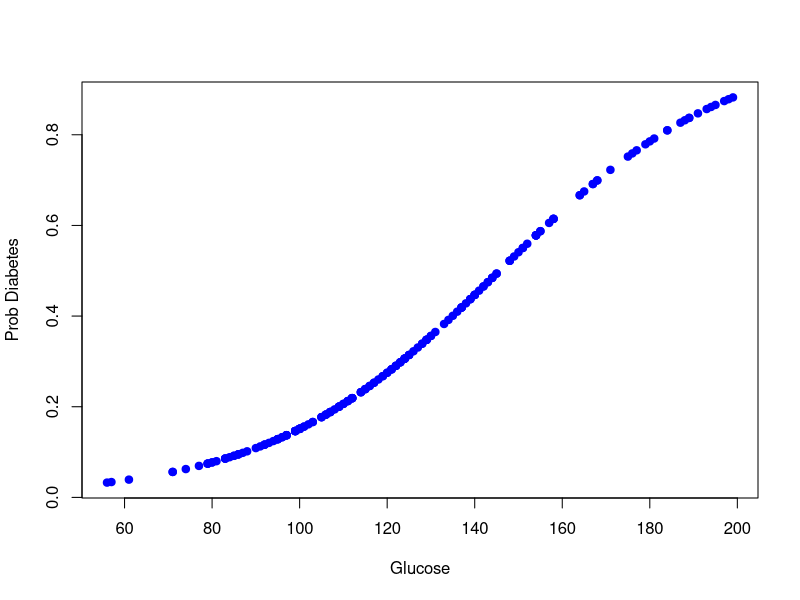
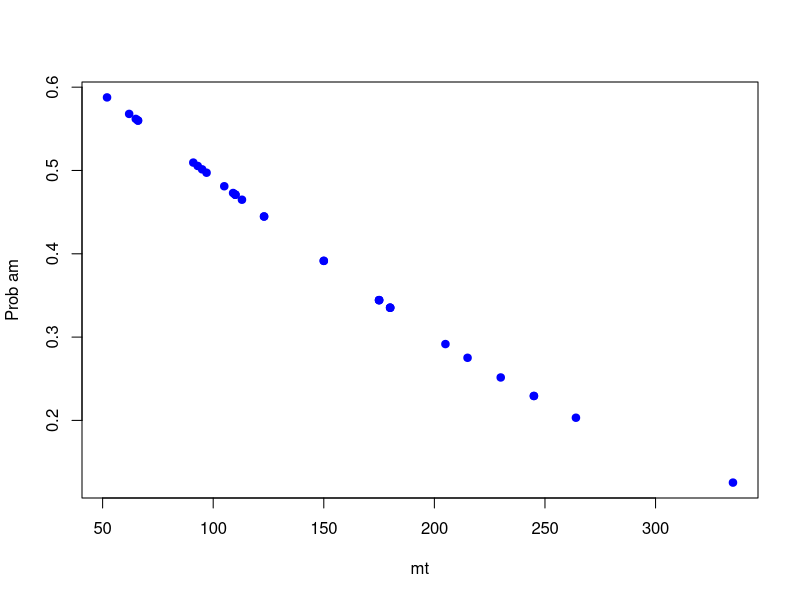
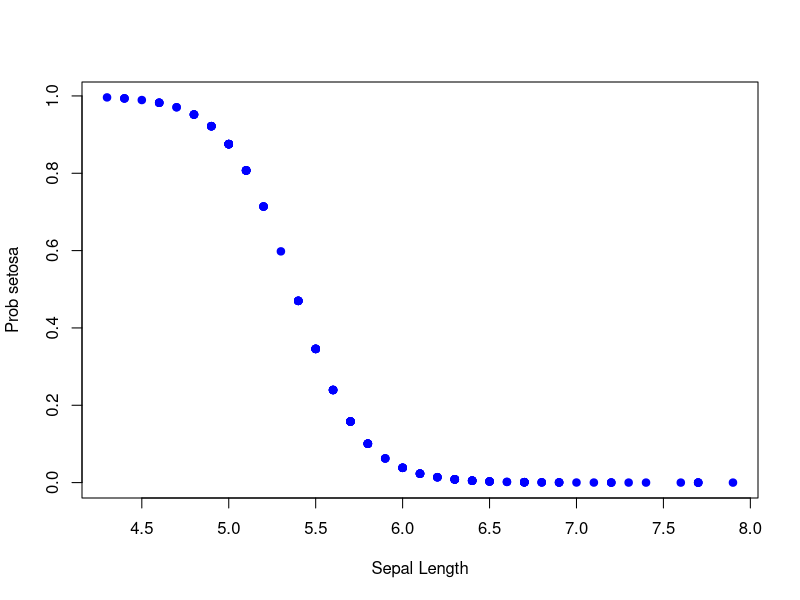
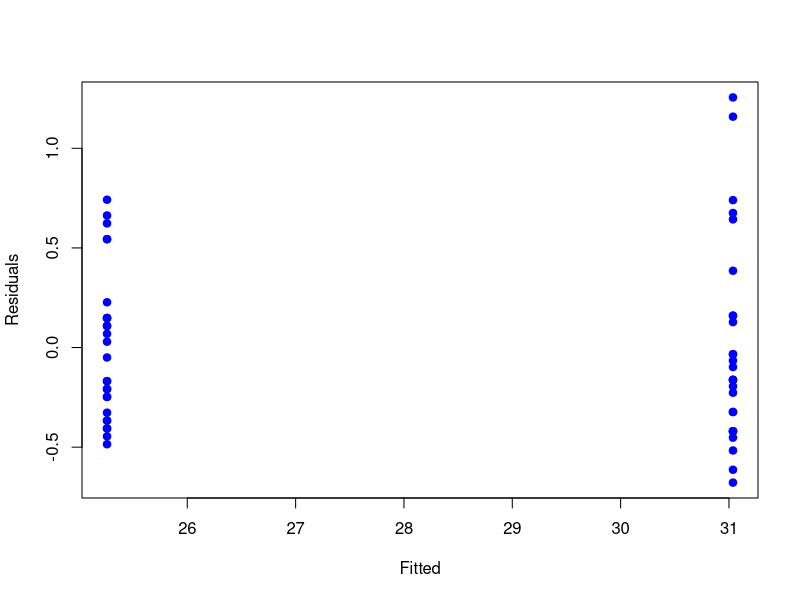
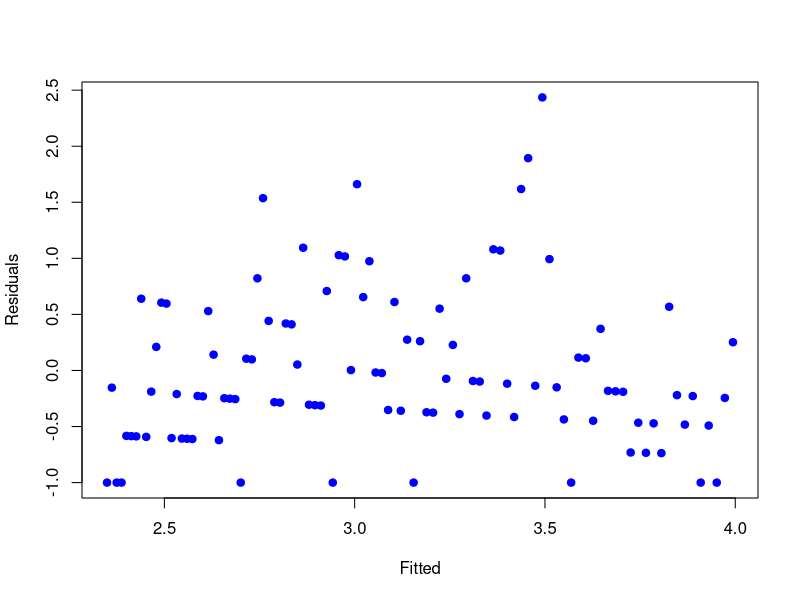
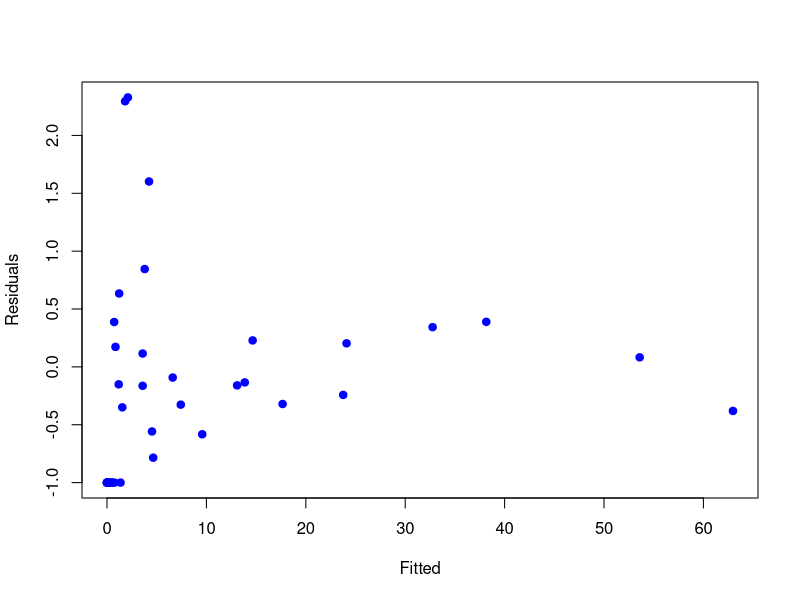
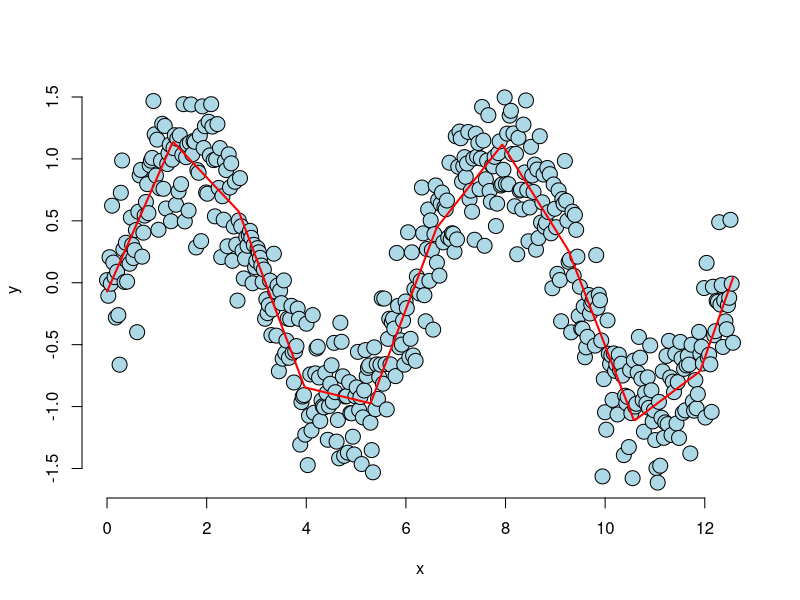
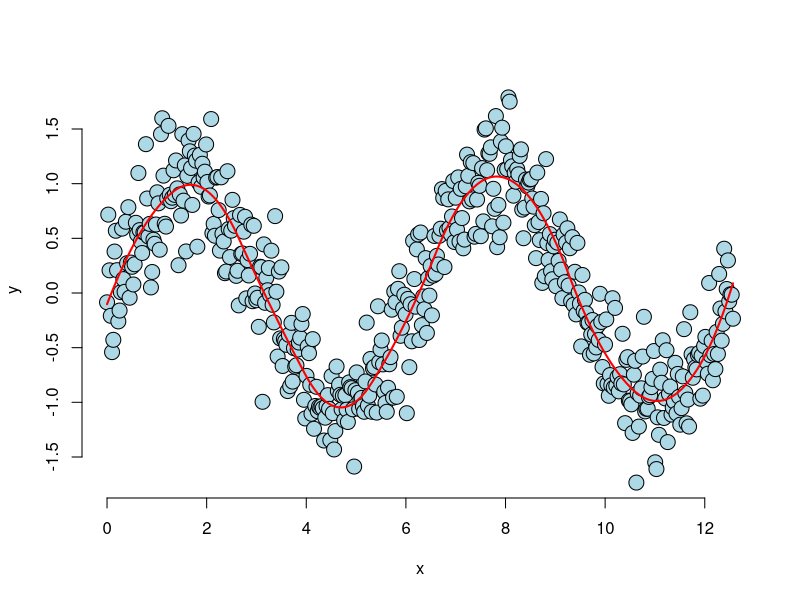

Generate these figures, in order, with R:
## ---- chunk 1
#install.packages("manipulate")
# library(manipulate)
# x <- seq(-10, 10, length = 1000)
# manipulate(
#     plot(x,exp(beta0 + beta1 * x) / (1 + exp(beta0 + beta1 * x)),
#          type = "l", lwd = 3, frame = FALSE),
#     beta1 = slider(-2,2,step = .1, initial = 2),
#     beta0 = slider(-2,2, step = .1, initial = 0)
#     )
## ---- chunk 2
library(MASS)
data("Pima.tr")

logmodel <- glm(type ~ glu, data = Pima.tr, family = binomial)
summary(logmodel)


plot(Pima.tr$glu, logmodel$fitted.values, pch = 19, col = "blue", xlab = "Glucose", ylab = "Prob Diabetes")


confint(logmodel)
exp(logmodel$coefficients)
exp(confint(logmodel))
## ---- chunk 3
data("mtcars")

logmodel <- glm(am ~ hp, data = mtcars, family = binomial)
summary(logmodel)


plot(mtcars$hp, logmodel$fitted.values, pch = 19, col = "blue", xlab = "mt", ylab = "Prob am")


confint(logmodel)
exp(logmodel$coefficients)
exp(confint(logmodel))
## ---- chunk 4
data("iris")
iris$setosa <- ifelse(iris$Species == "setosa",1,0)
logmodel <- glm(setosa ~ Sepal.Length, data = iris, family = binomial)
summary(logmodel)


plot(iris$Sepal.Length, logmodel$fitted.values, pch = 19, col = "blue", xlab = "Sepal Length", ylab = "Prob setosa")


confint(logmodel)
exp(logmodel$coefficients)
exp(confint(logmodel))
## ---- chunk 5
data("warpbreaks")

modelo <- glm(breaks ~ wool, data = warpbreaks, family = poisson)
summary(modelo)
### Check the mean-variance Poisson relationship

plot(modelo$fitted.values, modelo$residuals, pch = 19, col = "blue", ylab = "Residuals", xlab = "Fitted")

### Quick diagnose
deviance(modelo) / df.residual(modelo)
## ---- chunk 6
data("discoveries")

modelo <- glm(discoveries ~ time(discoveries), data = discoveries, family = poisson)
summary(modelo)
### Check the mean-variance Poisson relationship

plot(modelo$fitted.values, modelo$residuals, pch = 19, col = "blue", ylab = "Residuals", xlab = "Fitted")

### Quick diagnose
deviance(modelo) / df.residual(modelo)
## ---- chunk 7
library("MASS")
data("ships")

modelo <- glm(incidents ~ type + year + offset(log(service+1)), data = ships, family = poisson)
summary(modelo)
### Check the mean-variance Poisson relationship

plot(modelo$fitted.values, modelo$residuals, pch = 19, col = "blue", ylab = "Residuals", xlab = "Fitted")

### Quick diagnose
deviance(modelo) / df.residual(modelo)
## ---- chunk 8
n <- 500
x <- seq(0, 4 * pi, length = n)
y <- sin(x) + rnorm(n, sd = 0.3)
knots <- seq(0, 8 * pi, length = 20)
splineTerms <- sapply(knots, function(knot) (x > knot) * (x - knot))
xMat <- cbind(1,x,splineTerms)
yhat <- predict(lm(y ~ xMat - 1))
plot(x, y, frame = FALSE, pch = 21, bg = "lightblue", cex = 2)
lines(x, yhat, col = "red", lwd = 2)
## ---- chunk 9
n <- 500
x <- seq(0, 4 * pi, length = n)
y <- sin(x) + rnorm(n, sd = 0.3)
knots <- seq(0, 8 * pi, length = 20)
splineTerms <- sapply(knots, function(knot) (x > knot) * (x - knot)^2)
xMat <- cbind(1,x,x^2, splineTerms)
yhat <- predict(lm(y ~ xMat - 1))
plot(x, y, frame = FALSE, pch = 21, bg = "lightblue", cex = 2)
lines(x, yhat, col = "red", lwd = 2)
## ---- chunk 10
notes4 <- c(261.63, 293.66, 329.63, 349.23, 392.00, 440.00, 493.88, 523.25)
t <- seq(0, 2, by = 0.001)
n <- length(t)
c4 <- sin(2 * pi * notes4[1] * t)
e4 <- sin(2 * pi * notes4[3] * t)
g4 <- sin(2 * pi * notes4[5] * t)
chord <- c4 + e4 + g4 + rnorm(n, mean = 0, sd = 0.3)
x <- sapply(notes4, function(freq) sin(2 * pi * freq * t))
fit <- lm( chord ~ x - 1)
Notes <- c("c4", "d4", "e4", "f4", "g4", "a4", "b4", "c5")
plot(fit$coefficients^2, ylab = "Coef^2", col = "red", type = "l", lwd = 2, xaxt = "n")
axis(1, at = seq(1,length(Notes), by = 1), labels = Notes)
